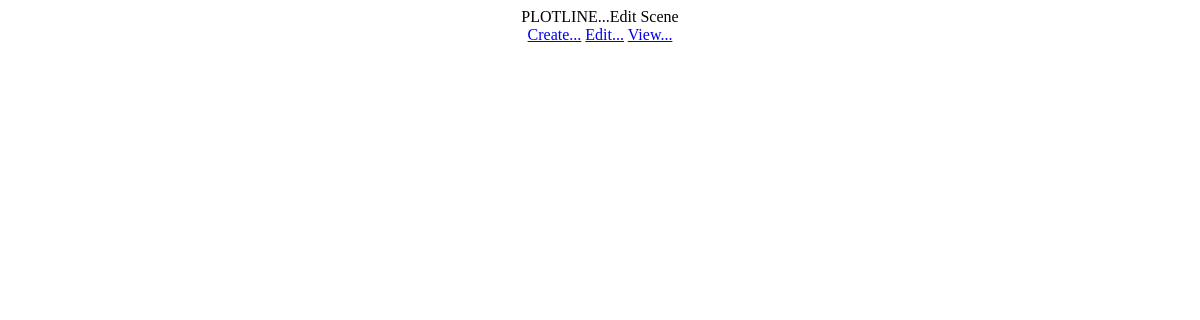
/editscene/89, run on an earlier commit of the app's database.
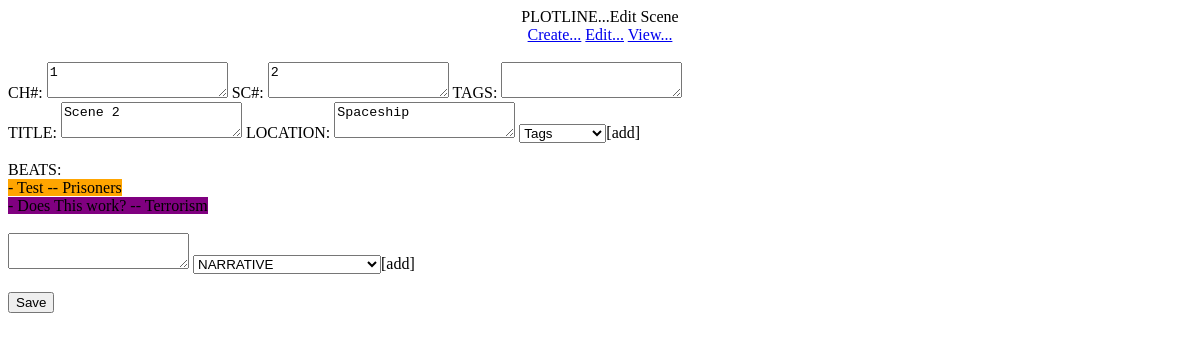
And on a later commit of the database.
### tables this page shows
CREATE TABLE "MAIN" (
	"KEY"	INTEGER UNIQUE,
	"CHAPTER"	INTEGER,
	"SCENE"	INTEGER,
	"TITLE"	TEXT UNIQUE,
	"LOCATION"	TEXT,
	"TAGS"	TEXT,
	PRIMARY KEY("KEY" AUTOINCREMENT)
);

CREATE TABLE "SCENE" (
	"KEY"	INTEGER,
	"NARRATIVE"	TEXT,
	"scene75"	TEXT,
	"scene76"	TEXT,
	"scene77"	TEXT,
	"scene78"	TEXT,
	"scene79"	TEXT,
	"scene80"	TEXT,
	"scene81"	TEXT,
	"scene82"	TEXT,
	"scene83"	TEXT,
	"scene84"	TEXT,
	"scene85"	TEXT
, scene86 TEXT, scene87 TEXT, scene88 TEXT, scene89 TEXT, scene90 TEXT, scene91 TEXT);

### plotline.py (the view)
@app.route('/editscene/<KEY>')
def editscene(KEY):
	key = str(KEY)
	scenenumber = 'scene' + str(KEY)
	import sqlite3
	connection = sqlite3.connect('projdbs/' + database)
	connection.row_factory = sqlite3.Row
	cursor = connection.cursor()
	cursor.execute("SELECT * FROM MAIN WHERE KEY = ?", (key,))
	rows = cursor.fetchall()
	cursor.execute('SELECT * FROM SCENE WHERE ? != "NULL"', (scenenumber,))
	beat = cursor.fetchall()
	return render_template('editscene.html', rows=rows, key=key, beat=beat,\
	 scenenumber=scenenumber)

### templates/editscene.html (shortened to what this page needs)
<!DOCTYPE html PUBLIC "-//W3C//DTD HTML 4.01//EN" "http://www.w3.org/TR/html4/strict.dtd">
<html><head>
</head><body>
<div style="text-align: center;">PLOTLINE...Edit Scene<br>
   <a href="\createscene">Create...</a>
  <a href="\editscene">Edit...</a>
  <a href="\viewoutline">View...</a>
  <br>
  <br>
<div style="text-align: left;">
{% for row in rows %}
<form action="/updatescene/{{key}}" method="post">
  CH#: <textarea input name="CHAPTER">{{row['CHAPTER']}} </textarea>
  SC#: <textarea input name="SCENE">{{row['SCENE']}} </textarea>
  TAGS: <textarea input name="TAGS">{{row['TAGS']}} </textarea>
  <br>
  TITLE: <textarea input name="TITLE">{{row['TITLE']}} </textarea>
  LOCATION: <textarea input name='LOCATION'>{{row['LOCATION']}} </textarea>
  <select name="ADDTAGS" id="ADDTAGS">
  <option value="Tags">Tags</option>
  </select>[add]<br>
  <br>
  BEATS:
  <br>
  {% for row in beat %}
  {% if row[scenenumber] is not none %}
  {% if row['NARRATIVE'] == 'Prisoners' %}
  {% set color = 'orange' %}
  {% elif row['NARRATIVE'] == 'Terrorism' %}
  {% set color = 'purple' %}
  {% elif row['NARRATIVE'] == 'Liam + Sophia' %}
  {% set color = 'pink' %}
  {% elif row['NARRATIVE'] == 'Emma is a spy' %}
  {% set color = 'gray' %}
  {% elif row['NARRATIVE'] == 'Jean is Evil' %}
  {% set color = 'cadetblue' %}
  {% elif row['NARRATIVE'] == 'Elijah Investigates' %}
  {% set color = 'green' %}
  {% elif row['NARRATIVE'] == 'Emma is Dead' %}
  {% set color = 'silver' %}
  {% elif row['NARRATIVE'] == 'Rachel + Ben' %}
  {% set color = 'fuchsia' %}
  {% elif row['NARRATIVE'] == 'Ben + Sophia' %}
  {% set color = 'maroon' %}
  {% elif row['NARRATIVE'] == 'Rachel needs Bens Help' %}
  {% set color = 'lime' %}
  {% elif row['NARRATIVE'] == 'Sophia Investigates Repairs' %}
  {% set color = 'olive' %}
  {% elif row['NARRATIVE'] == 'Liam Investigates Terrorism' %}
  {% set color = 'yellow' %}
  {% elif row['NARRATIVE'] == 'Jean + Sophia' %}
  {% set color = 'navy' %}
  {% elif row['NARRATIVE'] == 'Emma + Jean' %}
  {% set color = 'teal' %}
  {% elif row['NARRATIVE'] == 'The ONHR' %}
  {% set color = 'aqua' %}
  {% elif row['NARRATIVE'] == 'Special' %}
  {% set color = 'red' %}
  {% endif %}
  <span style="background-color: {{ color }};"> - {{row[scenenumber]}} -- {{row['NARRATIVE']}}</span><br>
  {% endif %}
  {% endfor %}
  <br>
  <textarea input name="BEATS"></textarea>
  <select name="NARRATIVE" id="NARRATIVE">
  <option value="">NARRATIVE</option>
  </select>[add]<br>
  <br>
   <input name="form" value="Save" type="submit">
</form>
{% endfor %}
</div>
</div>
</body></html>

What changed in the data, as far as the page shows it:
added MAIN: CHAPTER "1", SCENE "2", TITLE "Scene 2", LOCATION "Spaceship"
added SCENE: scene89 "Test", NARRATIVE "Prisoners"
added SCENE: scene89 "Does This work?", NARRATIVE "Terrorism"
